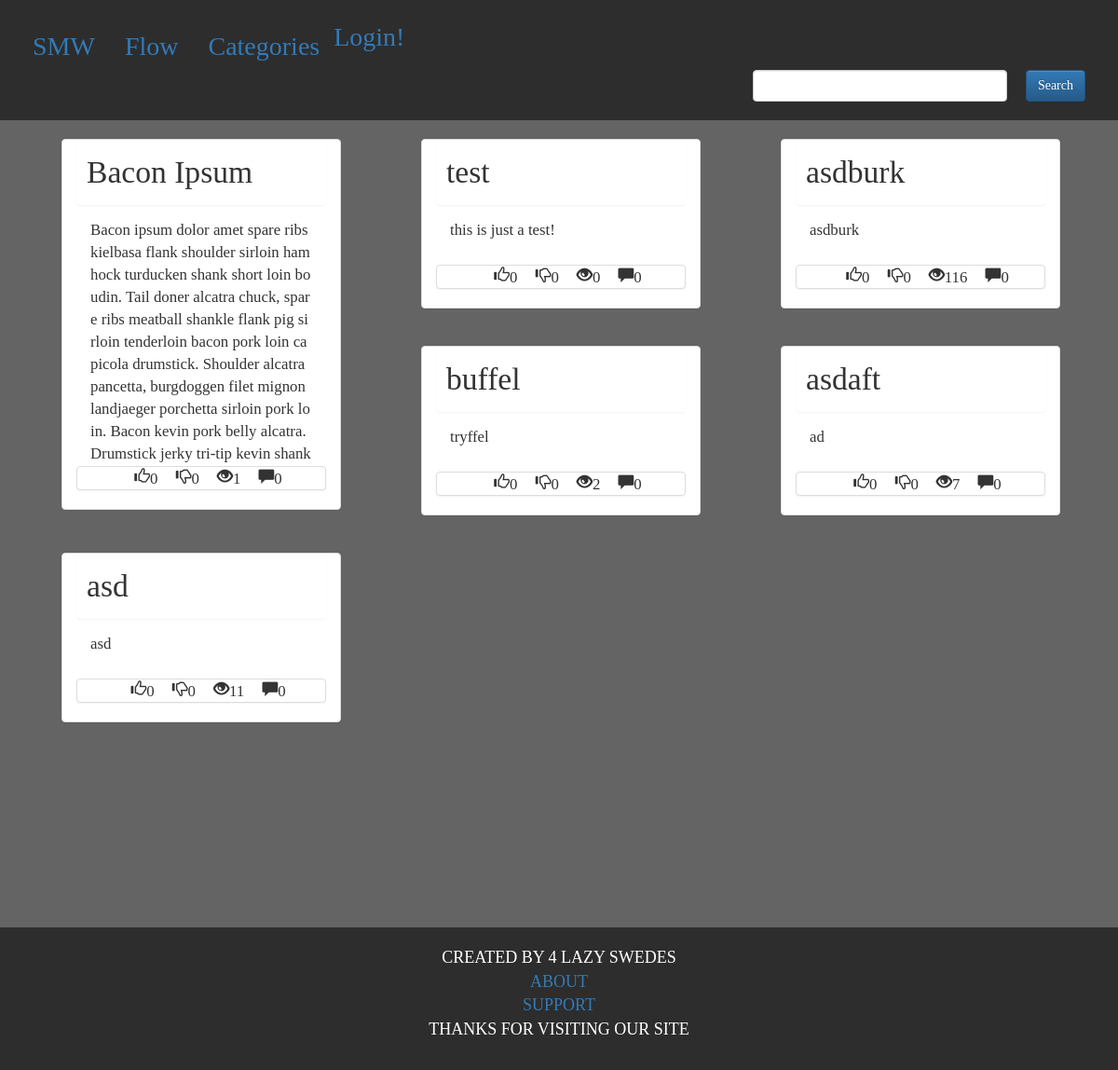
/Flow/, run on the app's committed database.
### smw/models.py (models this page shows, shortened)
class Post(models.Model):
    User = models.ForeignKey(User, on_delete=models.CASCADE)
    Category = models.ForeignKey(Category, on_delete=models.CASCADE)
    Title = models.CharField(max_length=200)
    Idea = models.TextField(unique=True)
    Tags = models.CharField(max_length=200, blank=True, null=True)
    Views = models.IntegerField(default=0)
    Wants = models.IntegerField(default=0)
    Shlts = models.IntegerField(default=0)
    Post_Date = models.DateTimeField(default=datetime.now)
    def comment_count(self):
         return self.comment_set.count()

### smw/views.py (the view)
# urls.py: url(r'^Flow/$', views.FlowView.as_view(), name='flow'),#flow view of all posts
class FlowView(generic.ListView):
    template_name = "smw/flow.html"
    def get_queryset(self):
        return Post.objects.order_by("-Post_Date")

### smw/templates/smw/flow.html (shortened to what this page needs)
{% extends 'smw/base.html' %}
{% block body %}
{% for idea in object_list %}
<div class="panel panel-default col-lg-3 col-md-5 col-sm-11 col-xs-11 panelCust">
    <p class="panel panel-title col-md-12 title"><a href="{% url 'smw:idea' idea.pk %}">{{idea.Title}}</a></p>
    <div class="panel-body">
        <p>{{idea.Idea}}</p>
    </div>
    <center>
        <div class="panel panel-default col-md-12">
            <p class="glyphicon glyphicon-thumbs-up">{{idea.Wants}}</p>
            <p class="glyphicon glyphicon-thumbs-down">{{idea.Shlts}}</p>
            <p class="glyphicon glyphicon-eye-open">{{idea.Views}}</p>
            <p class="glyphicon glyphicon-comment">{{idea.comment_count}}</p>
        </div>
    </center>
</div>
{% endfor %}
{% endblock %}

### smw/static/smw/style.css (style rules this page uses)
* { padding: 0px; margin: 0px; box-sizing: border-box; font-family: "Lucida Console", serif; font-weight: 100; }
body { background-color: rgb(100, 100, 100); }
.glyphicon { margin: 0px 0px 0px 15px; }
.panelCust { margin: 20px 20px 20px 5.5%; font-size: 1.2em; //min-width: 380px; }
.panel-title { padding: 10px; }
.panel-body { overflow: hidden; word-break: break-all; max-height: 280px; }
.title { font-size: 2em; }

### data on the page
Post: Title "Bacon Ipsum", Idea "Bacon ipsum dolor amet spare ribs kielbasa flank shoulder sirloin ham hock turducken shank short loin boudin. Tail doner alcatra chuck, spare ribs meatball shankle flank pig sirloin tenderloin bacon pork loin capicola drumstick. Shoulder alcatra pancetta, burgdoggen filet mignon landjaeger porchetta sirloin pork loin. Bacon kevin pork belly alcatra. Drumstick jerky tri-tip kevin shank…", Wants "0", Shlts "0", Views "1", comment_count "0"
Post: Title "test", Idea "this is just a test!", Wants "0", Shlts "0", Views "0", comment_count "0"
Post: Title "asdburk", Idea "asdburk", Wants "0", Shlts "0", Views "116", comment_count "0"
Post: Title "buffel", Idea "tryffel", Wants "0", Shlts "0", Views "2", comment_count "0"
Post: Title "asdaft", Idea "ad", Wants "0", Shlts "0", Views "7", comment_count "0"
Post: Title "asd", Idea "asd", Wants "0", Shlts "0", Views "11", comment_count "0"
